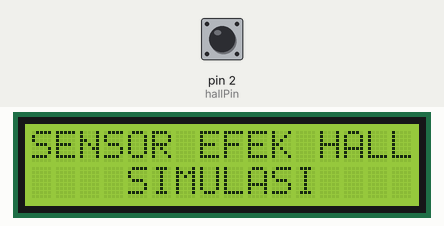
This sketch was run on a simulated Arduino Uno, built with avr-gcc and run on an emulated ATmega328P. Shown: 16×2 character LCD. Inputs (shaded band) come from the test bench; at power-on: pin 2 (hallPin) HIGH.

Above: at 0.1 s.
At 1.7 s:
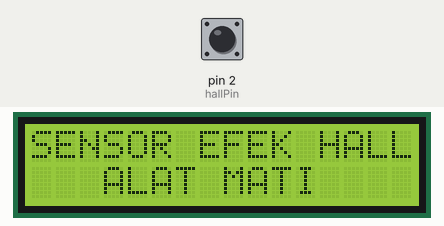

The sketch:

M8-SensorHall.ino
```cpp
#include <Wire.h>
#include <LiquidCrystal_I2C.h>

LiquidCrystal_I2C lcd(0x27, 16, 2); // Untuk di proteus pakai LCD Address 0x20 dan 0x27 untuk di percobaan realtimenya

const int hallPin = 2;
const int maxCnt = 100;
const unsigned long timeoutMicros = 500000UL;

void setup() {
  pinMode(hallPin, INPUT);
  lcd.init();
  lcd.backlight();
  lcd.setCursor(0, 0);
  lcd.print("SENSOR EFEK HALL");
  lcd.setCursor(0, 1);
  lcd.print("    SIMULASI    ");
  delay(1000);
  lcd.clear();
}

void loop() {
  unsigned long start = micros();
  unsigned long lastPulseTime = start;
  int old = 1;
  int cnt = 0;
  bool alatMati = false;

  while (cnt < maxCnt) {
    int val = digitalRead(hallPin);

    if (!val && val != old) {
      cnt++;
      lastPulseTime = micros();
    }
    old = val;

    if (micros() - lastPulseTime > timeoutMicros) {
      alatMati = true;
      break;
    }
  }

  lcd.setCursor(0, 0);
  lcd.print("SENSOR EFEK HALL");
  lcd.setCursor(0, 1);

  if (alatMati) {
    lcd.print("   ALAT MATI   ");
  } else {
    float seconds = (micros() - start) / 1000000.0;
    float rpm = (cnt / seconds) * 60.0;
    lcd.print("RPM = ");
    lcd.setCursor(6, 1);
    lcd.print(rpm, 1);
    lcd.print("     ");
  }

  delay(200);
}
```
